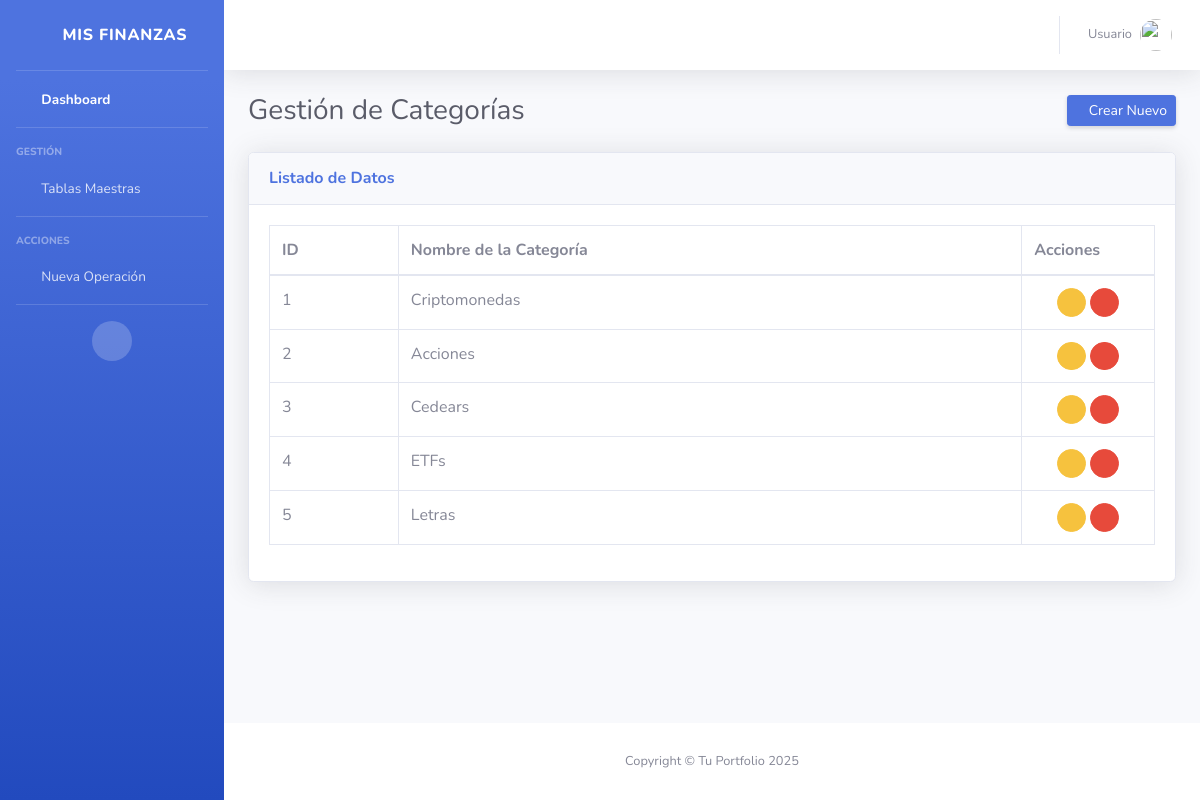
Before: /categorias/ with the older database file.
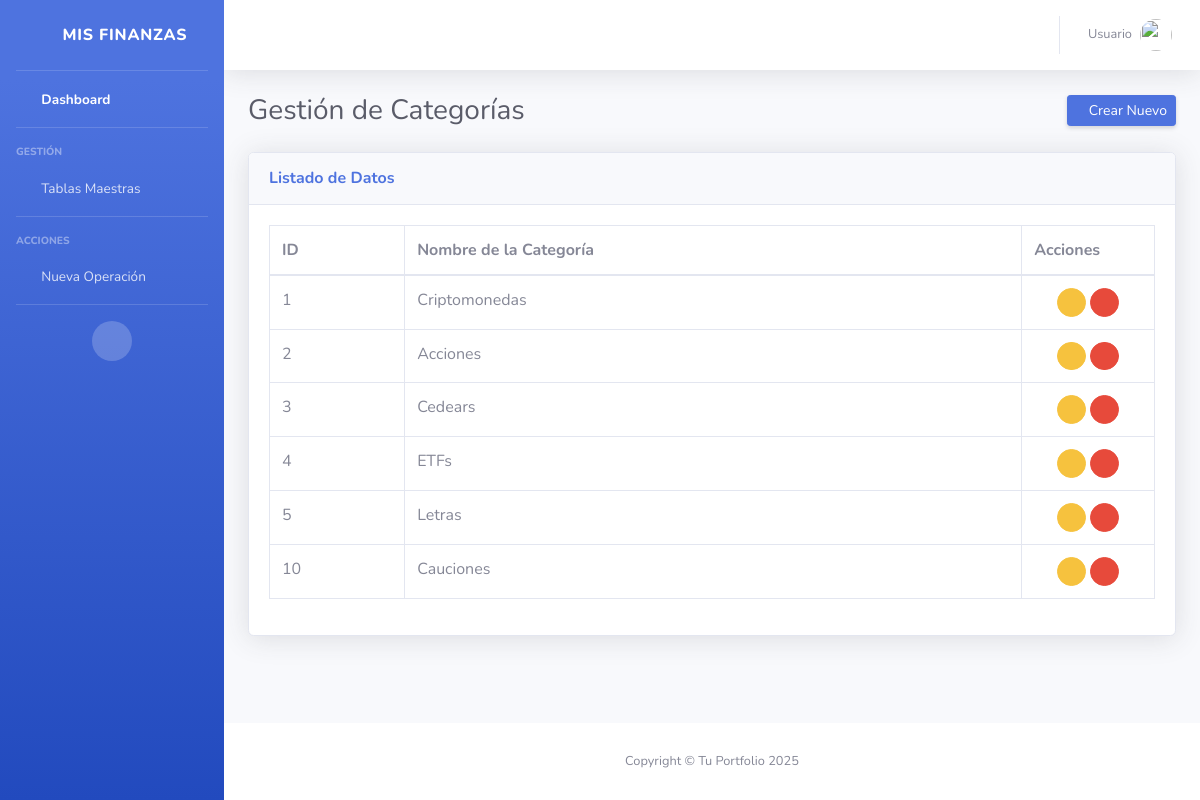
After: the same page with the newer database file.
### inversiones/models.py (models this page shows, shortened)
class Categoria(models.Model):
    nombre = models.CharField(max_length=50) # Ej: Cripto, Acciones

### inversiones/views.py (the view)
# urls.py: path('categorias/', CategoriaListView.as_view(), name='categoria_list'),
class CategoriaListView(ListView):
    model = Categoria
    template_name = 'inversiones/categoria_list.html'
    context_object_name = 'categorias'
    def get_context_data(self, **kwargs):
        context = super().get_context_data(**kwargs)
        context['titulo'] = "Gestión de Categorías"
        context['create_url'] = reverse_lazy('crear_categoria')
        return context

### inversiones/templates/inversiones/categoria_list.html
{% extends 'inversiones/base_list.html' %}
{% block columns %}
<tr>
    <th>ID</th>
    <th>Nombre de la Categoría</th>
    <th style="width: 15%;">Acciones</th>
</tr>
{% endblock %}
{% block rows %}
{% for cat in categorias %}
<tr>
    <td>{{ cat.id }}</td>
    <td>{{ cat.nombre }}</td>
    <td class="text-center">
        <a href="{% url 'editar_categoria' cat.pk %}" class="btn btn-warning btn-circle btn-sm" title="Editar">
            <i class="fas fa-pen"></i>
        </a>
        <a href="{% url 'eliminar_categoria' cat.pk %}" class="btn btn-danger btn-circle btn-sm" title="Eliminar">
            <i class="fas fa-trash"></i>
        </a>
    </td>
</tr>
{% endfor %}
{% endblock %}

### inversiones/templates/inversiones/base_list.html (shortened to what this page needs)
{% extends 'inversiones/index.html' %}
{% load static %}
{% block content %}
<div class="container-fluid">
    <div class="d-sm-flex align-items-center justify-content-between mb-4">
        <h1 class="h3 mb-0 text-gray-800">{{ titulo }}</h1>
        {% if create_url %}
        <a href="{{ create_url }}" class="d-none d-sm-inline-block btn btn-sm btn-primary shadow-sm">
            <i class="fas fa-plus fa-sm text-white-50"></i> Crear Nuevo
        </a>
        {% endif %}
    </div>
    <div class="card shadow mb-4">
        <div class="card-header py-3">
            <h6 class="m-0 font-weight-bold text-primary">Listado de Datos</h6>
        </div>
        <div class="card-body">
            <div class="table-responsive">
                <table class="table table-bordered table-hover" width="100%" cellspacing="0">
                    <thead>
                        {% block columns %}
                        {% endblock %}
                    </thead>
                    <tbody>
                        {% block rows %}
                        {% endblock %}
                    </tbody>
                </table>
            </div>
        </div>
    </div>
</div>
{% endblock %}

### inversiones/templates/inversiones/index.html (shortened to what this page needs)
<!DOCTYPE html>
<html lang="es">
<head>
    {% load static %}
    {% load humanize %}
    <link href="{% static 'vendor/fontawesome-free/css/all.min.css' %}" rel="stylesheet" type="text/css">
    <link href="{% static 'css/sb-admin-2.min.css' %}" rel="stylesheet">
</head>
<body id="page-top">
    <div id="wrapper">
        <ul class="navbar-nav bg-gradient-primary sidebar sidebar-dark accordion" id="accordionSidebar">
            <a class="sidebar-brand d-flex align-items-center justify-content-center" href="{% url 'home' %}">
                <div class="sidebar-brand-icon rotate-n-15">
                    <i class="fas fa-chart-line"></i>
                </div>
                <div class="sidebar-brand-text mx-3">Mis Finanzas</div>
            </a>
            <hr class="sidebar-divider my-0">
            <li class="nav-item active">
                <a class="nav-link" href="{% url 'home' %}">
                    <i class="fas fa-fw fa-tachometer-alt"></i>
                    <span>Dashboard</span></a>
            </li>
            <hr class="sidebar-divider">
            <div class="sidebar-heading">
                Gestión
            </div>
            <li class="nav-item">
                <a class="nav-link collapsed" href="#" data-toggle="collapse" data-target="#collapseGestion"
                    aria-expanded="true" aria-controls="collapseGestion">
                    <i class="fas fa-fw fa-database"></i> <span>Tablas Maestras</span>
                </a>
            </li>
            <hr class="sidebar-divider">
            <div class="sidebar-heading">
                Acciones
            </div>
            <li class="nav-item">
                <a class="nav-link" href="{% url 'nueva_operacion' %}">
                    <i class="fas fa-fw fa-plus-circle"></i>
                    <span>Nueva Operación</span></a>
            </li>
            <hr class="sidebar-divider d-none d-md-block">
            <div class="text-center d-none d-md-inline">
                <button class="rounded-circle border-0" id="sidebarToggle"></button>
            </div>
        </ul>
        <div id="content-wrapper" class="d-flex flex-column">
            <div id="content">
                <nav class="navbar navbar-expand navbar-light bg-white topbar mb-4 static-top shadow">
                    <ul class="navbar-nav ml-auto">
                        <li class="nav-item dropdown no-arrow">
                            <a class="nav-link dropdown-toggle" href="#" id="userDropdown" role="button"
                                data-toggle="dropdown" aria-haspopup="true" aria-expanded="false">
                                <span class="mr-2 d-none d-lg-inline text-gray-600 small">
                                    {% if user.is_authenticated %}
                                    {{ user.username|title }} {% else %}
                                    Usuario
                                    {% endif %}
                                </span>
                                <img class="img-profile rounded-circle" src="{{ user.perfil.imagen.url }}">
                            </a>
                        </li>
                    </ul>
                </nav>
                {% block content %}{% endblock %}
            </div>
            <footer class="sticky-footer bg-white">
                <div class="container my-auto">
                    <div class="copyright text-center my-auto">
                        <span>Copyright &copy; Tu Portfolio 2025</span>
                    </div>
                </div>
            </footer>
        </div>
    </div>
</body>
</html>

Changed rows visible on the page:
added Categoria: id "10", nombre "Cauciones"
